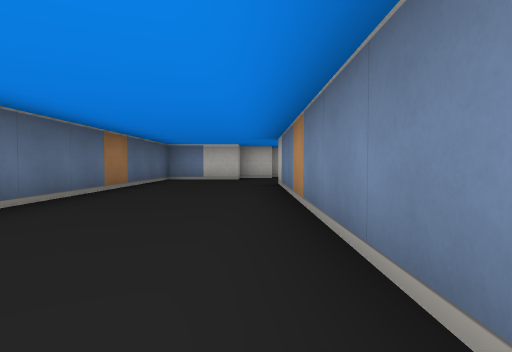
View 1 (above)

24 first-person views from a walk through a cub3D maze. The camera is about half as high as the walls, tilts 2° down and sees 75° across. The floor is counted in squares. Each view is taken from the middle of a square. On the plan, view 1 faces up. The plan holds only what a view shows up to about 9 squares ahead; the rest is blank. The place goes on beyond the plan.

View 2
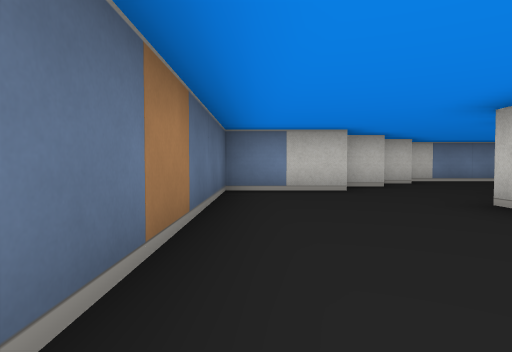

View 3
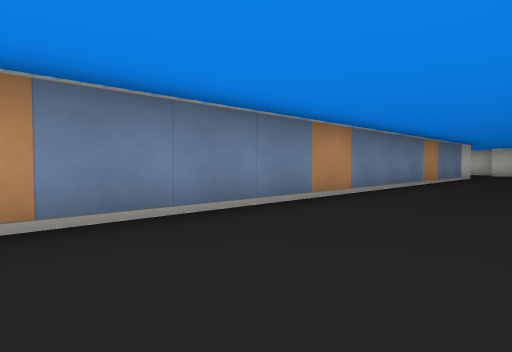

View 4
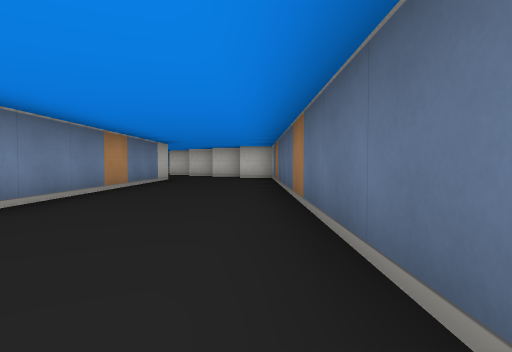

View 5
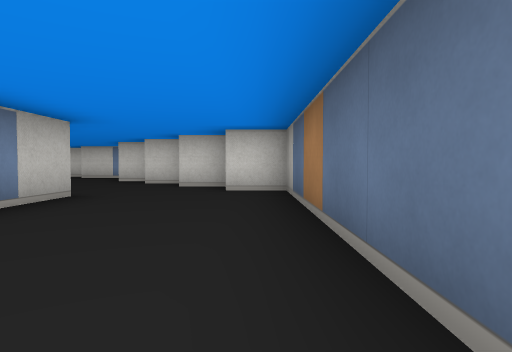

View 6
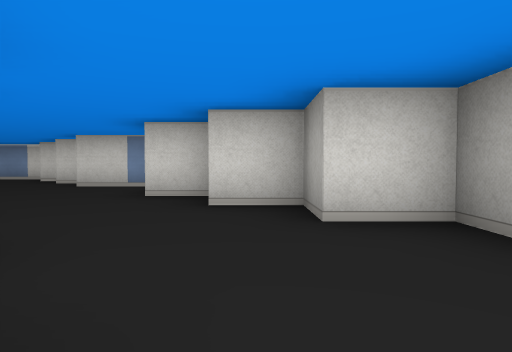

View 7
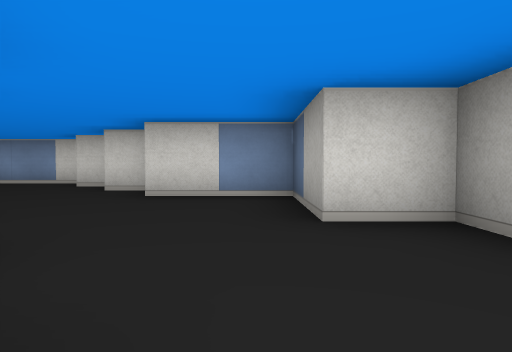

View 8
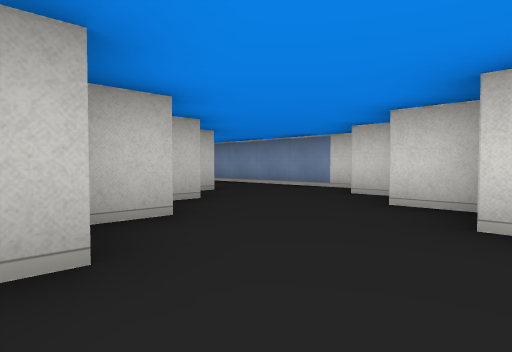

View 9
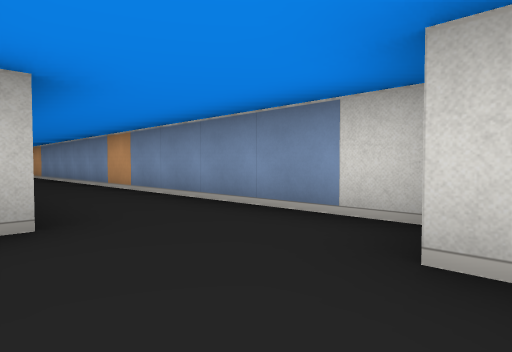

View 10
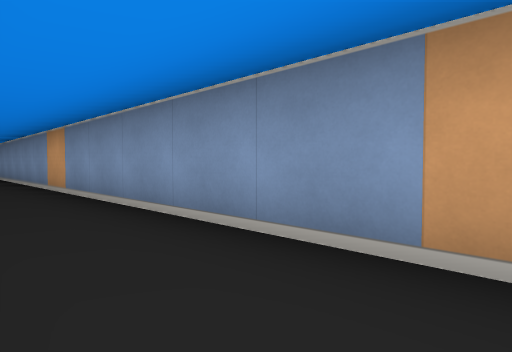

View 11
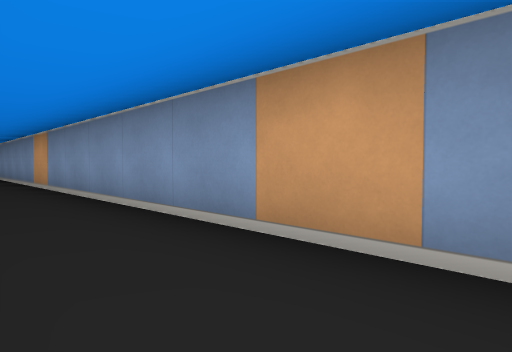

View 12
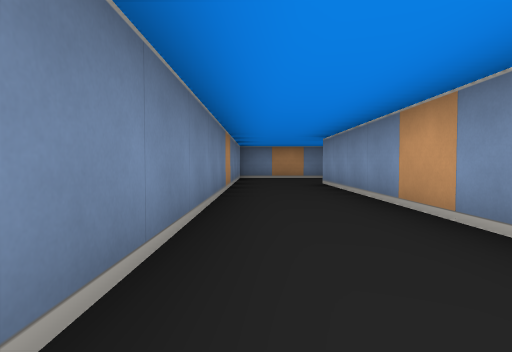

View 13
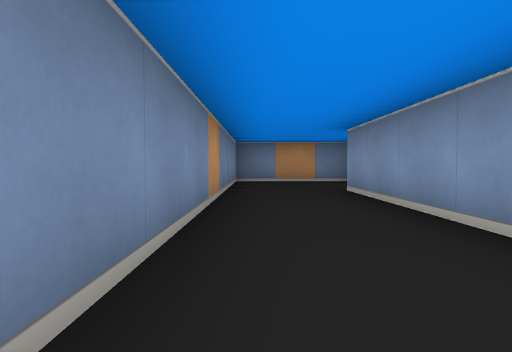

View 14
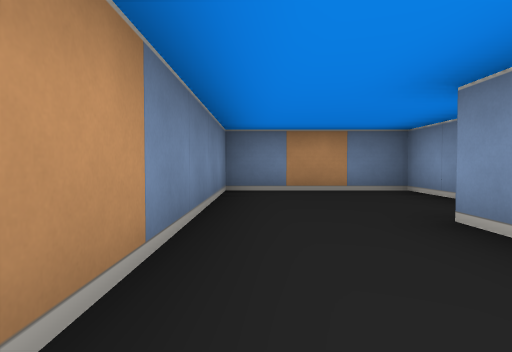

View 15
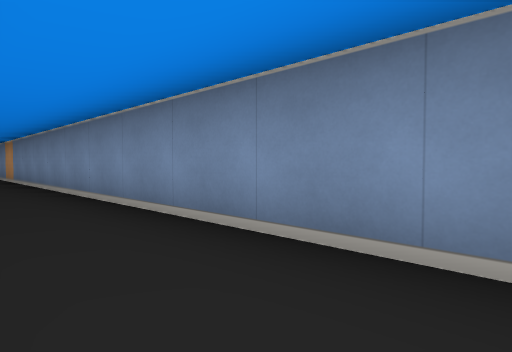

View 16
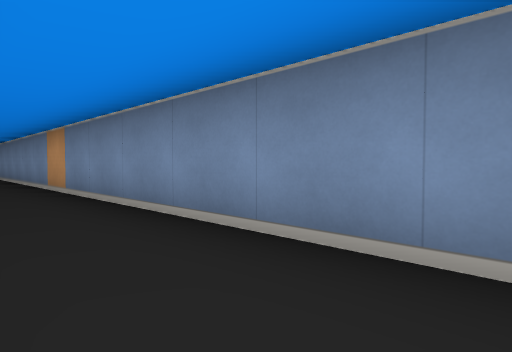

View 17
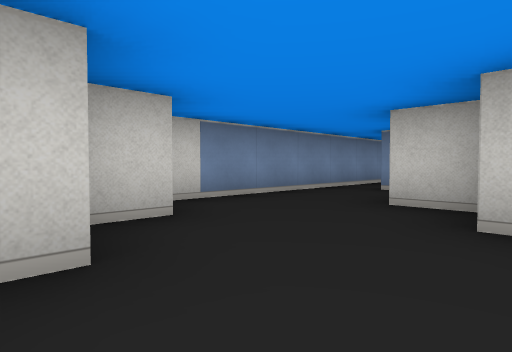

View 18
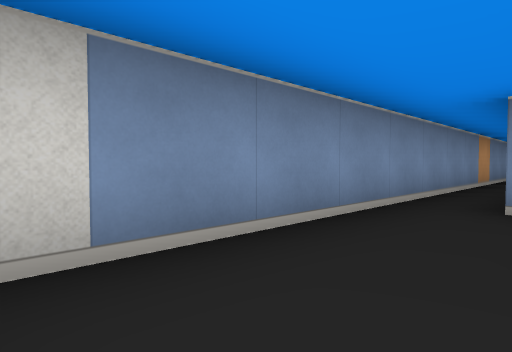

View 19
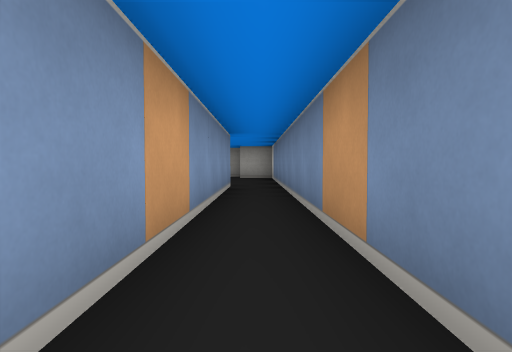

View 20
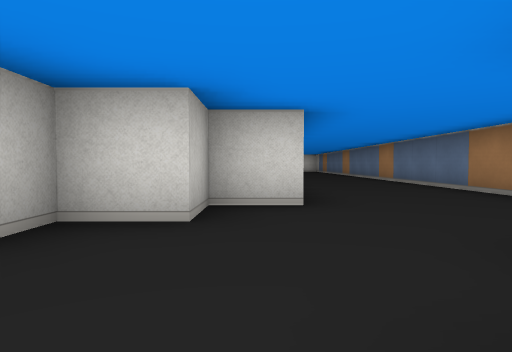

View 21
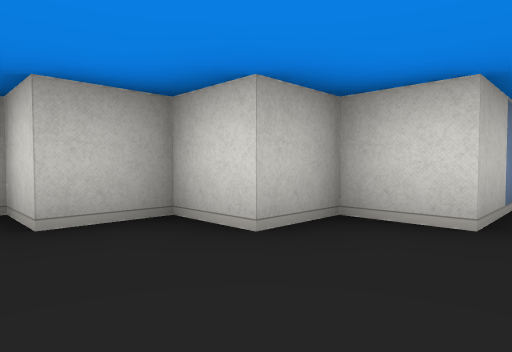

View 22
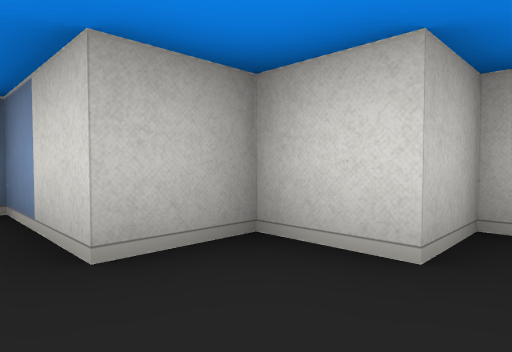

View 23
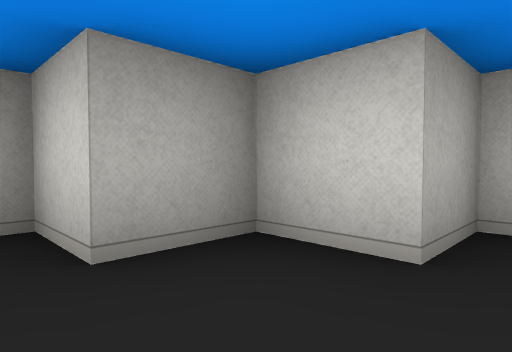

View 24
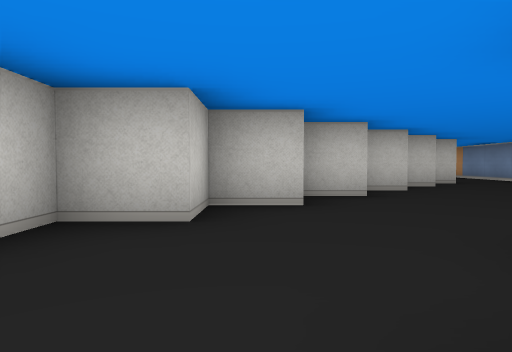

### Floor plan
Points are (right, up) in squares from view 1. A wall is a line through its corners. A room is listed if a view was taken in it or the views show most of it. See-through windows are left out.
Room 1 (views 1, 2, 3, 4, 5, 6, 7, 8, 9, 10, 11, 12, 13, 14, 15, 16, 17, 18, 20, 21, 22, 23, 24)
walls: (3.5, -10.5) (3.5, -9.5) (2.5, -9.5) (2.5, -8.5) (1.9, -8.5); (4.5, -11.6) (4.5, -10.6); (0.5, -10.9) (0.5, -11.5) (1.5, -11.5) (1.5, -13.5) (3.5, -13.5); (0.5, -7.5) (0.5, 7.5) (1.5, 7.5) (1.5, 8.5) (2.5, 8.5) (2.5, 9.5) (3.5, 9.5) (3.5, 10.5) (5.5, 10.5) (5.5, 11.5); (5.5, -12.6) (5.5, -11.8); (3.6, -14.5) (4.5, -14.5); (-1.5, -8.9) (-1.5, -9.5) (-0.5, -9.5) (-0.5, -10.5) (0.5, -10.5); (6.5, -13.6) (6.5, -12.9); (4.9, -15.5) (5.5, -15.5); (7.5, -14.6) (7.5, -14); (5.8, -16.5) (27.5, -16.5); (-0.4, 9.5) (-2.5, 9.5) (-2.5, -8.5) (-1.5, -8.5); (5.5, 12.5) (1.5, 12.5) (1.5, 11.5) (0.5, 11.5) (0.5, 10.5) (-0.5, 10.5); (29.1, -17.5) (30.5, -17.5) (30.5, -14.5) (8.8, -14.5)
ways out: opening at (5, 12) to room 2
Room 2 (view 19)
walls: (12.5, 12.5) (5.5, 12.5); (5.5, 11.5) (11.4, 11.5)
ways out: opening at (5, 12) to room 1

Positions as (right, up) in squares from view 1, and headings:
1: (0, 0), facing up
2: (-2, 4), facing up
3: (-2, 4), facing down-right
4: (-2, 2), facing down
5: (-2, -3), facing down
6: (0, -7), facing down
7: (2, -9), facing down
8: (3, -11), facing down-right
9: (5, -14), facing down-right
10: (11, -15), facing down-right
11: (16, -15), facing down-right
12: (20, -15), facing right
13: (22, -15), facing right
14: (25, -15), facing right
15: (24, -16), facing up-left
16: (20, -16), facing up-left
17: (0, 9), facing up-right
18: (2, 11), facing up-right
19: (12, 12), facing left
20: (1, 11), facing down
21: (0, 10), facing down-right
22: (2, 11), facing down-right
23: (2, 10), facing up-left
24: (0, -10), facing right
